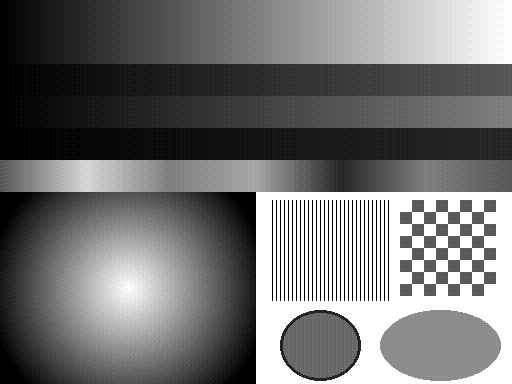
#> input picture tests/fixtures/dither/synthetic.eink.png, 512 x 384 px
$ python -i images.py   (imports and definitions only)
#> lines starting #> are read from the running program, lines starting #| are printed output that depends on the picture; after the words box and inside, x2 and y2 are one past the last pixel; in counts of white or black regions, pixels touching at a corner belong together
#> further down, picture is the input picture: PIL image 512x384 L; min 0, max 255, mean 115.1
"""Image processing for e-ink: greyscale, downscaling and ordered dithering.

The dither is a port of Calibre's ``eink_dither_image`` (src/calibre/utils/img.py),
which calls ``ordered_dither`` in src/calibre/utils/imageops/ordered_dither.cpp
(calibre master, October 2026). Calibre's routine is in turn ImageMagick's
``-ordered-dither o8x8,16``:

    Copyright 1999-2019 ImageMagick Studio LLC, licensed under the ImageMagick
    License (https://imagemagick.org/script/license.php).

It reduces an image to the 16 grey levels of an e-ink screen using a fixed 8x8
threshold map. The output is pixel-identical to Calibre's (see tests/test_images.py).
"""

import io
import logging

import numpy as np
from PIL import Image, ImageOps

log = logging.getLogger(__name__)

# ImageMagick config/thresholds.xml, map "o8x8"
_THRESHOLD_O8X8 = np.array(
    [
        1, 49, 13, 61, 4, 52, 16, 64,
        33, 17, 45, 29, 36, 20, 48, 32,
        9, 57, 5, 53, 12, 60, 8, 56,
        41, 25, 37, 21, 44, 28, 40, 24,
        3, 51, 15, 63, 2, 50, 14, 62,
        35, 19, 47, 31, 34, 18, 46, 30,
        11, 59, 7, 55, 10, 58, 6, 54,
        43, 27, 39, 23, 42, 26, 38, 22,
    ],
    dtype=np.uint32,
).reshape(8, 8)

EINK_PALETTE = [level * 17 for level in range(16)]


def _gray_array(image: Image.Image) -> np.ndarray:
    """Qt's qGray, as Calibre uses it: (11 R + 16 G + 5 B) / 32, integer maths."""
    rgb = np.asarray(image.convert("RGB"), dtype=np.uint32)
    r, g, b = rgb[..., 0], rgb[..., 1], rgb[..., 2]
    if np.array_equal(r, g) and np.array_equal(g, b):
        return r
    return (r * 11 + g * 16 + b * 5) >> 5


def eink_dither(image: Image.Image) -> Image.Image:
    """Ordered-dither an image to the 16-level e-ink palette. Returns mode 'L'."""
    image = flatten_alpha(image)
    gray = _gray_array(image)
    # threshold = v * ((levels - 1) * (map divisor - 1) + 1) / 255, with Calibre's DIV255
    scaled = gray * ((15 << 6) + 1) + 128
    t = ((scaled >> 8) + scaled) >> 8
    level = t >> 6
    t = t - (level << 6)
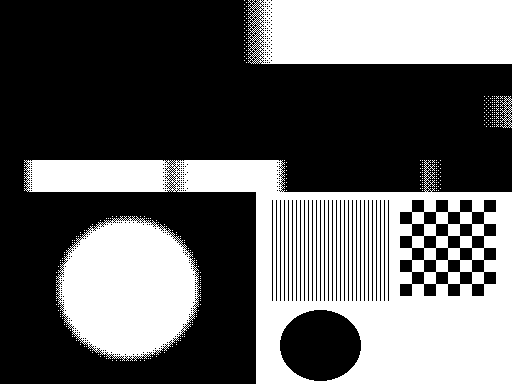
#> t: shape (384, 512) uint32; values 0 (black) and 1 (white), 39.2% white; 277 white regions (273 under 20 px), largest, box (x1, y1, x2, y2) and area: (24, 160, 512, 384) 45037, (248, 0, 512, 64) 16288, (56, 216, 201, 361) 15218, (500, 96, 512, 128) 155
    height, width = gray.shape
#> height = 384; width = 512
    thresholds = np.tile(_THRESHOLD_O8X8, (height // 8 + 1, width // 8 + 1))[:height, :width]
    out = np.minimum((level + (t >= thresholds)) * 17, 255).astype(np.uint8)
    return Image.fromarray(out, mode="L")


def flatten_alpha(image: Image.Image, background: str = "white") -> Image.Image:
    if image.mode in ("RGBA", "LA") or (image.mode == "P" and "transparency" in image.info):
        rgba = image.convert("RGBA")
        canvas = Image.new("RGBA", rgba.size, background)
        canvas.alpha_composite(rgba)
        return canvas.convert("RGB")
    return image


def encode_eink_png(image: Image.Image) -> bytes:
    """Save a dithered 'L' image as a 4-bit palette PNG; JPEG would undo the dither."""
    levels = (np.asarray(image, dtype=np.uint8) // 17).astype(np.uint8)
    paletted = Image.frombytes("P", image.size, levels.tobytes())
    paletted.putpalette([value for level in EINK_PALETTE for value in (level, level, level)])
    buffer = io.BytesIO()
    paletted.save(buffer, "PNG", optimize=True, bits=4)
    return buffer.getvalue()


def process_image(data: bytes, *, max_width: int, grayscale: bool, dither: str) -> tuple[bytes, str] | None:
    """Prepare a downloaded image for the e-reader. Returns (bytes, media type), or
    None if the data isn't an image Pillow can read."""
    try:
        image = Image.open(io.BytesIO(data))
        image.seek(0)  # first frame of animations
        image = ImageOps.exif_transpose(image)
        image.load()
    except Exception as exc:  # noqa: BLE001 - any decoding failure means "skip this image"
        log.debug("unreadable image: %r", exc)
        return None
    if image.width < 2 or image.height < 2:
        return None  # tracking pixels
    image = flatten_alpha(image)
    if image.width > max_width:
        height = round(image.height * max_width / image.width)
        image = image.resize((max_width, max(height, 1)), Image.Resampling.LANCZOS)
    if dither == "ordered":
        return encode_eink_png(eink_dither(image)), "image/png"
    image = image.convert("L" if grayscale else "RGB")
    buffer = io.BytesIO()
    image.save(buffer, "JPEG", quality=82, optimize=True, progressive=False)
    return buffer.getvalue(), "image/jpeg"

>>> from PIL import Image
>>> picture = Image.open('../../../tests/fixtures/dither/synthetic.eink.png')
>>> result = eink_dither(picture)
